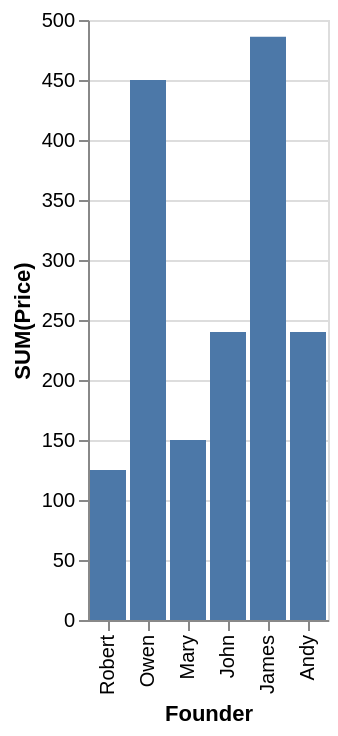

The specification (Vega-Lite) saved for this image:
### Vega-Lite specification from a JSON file in a GitHub repository (floating-point values rounded to 4 significant figures)
{"data": {"values": [{"x_data": "Robert", "y_data": 125}, {"x_data": "Owen", "y_data": 450}, {"x_data": "Mary", "y_data": 150}, {"x_data": "John", "y_data": 240}, {"x_data": "James", "y_data": 486}, {"x_data": "Andy", "y_data": 240}]}, "mark": "bar", "encoding": {"x": {"field": "x_data", "type": "nominal", "title": "Founder", "sort": "descending"}, "y": {"field": "y_data", "type": "quantitative", "title": "SUM(Price)"}}}
